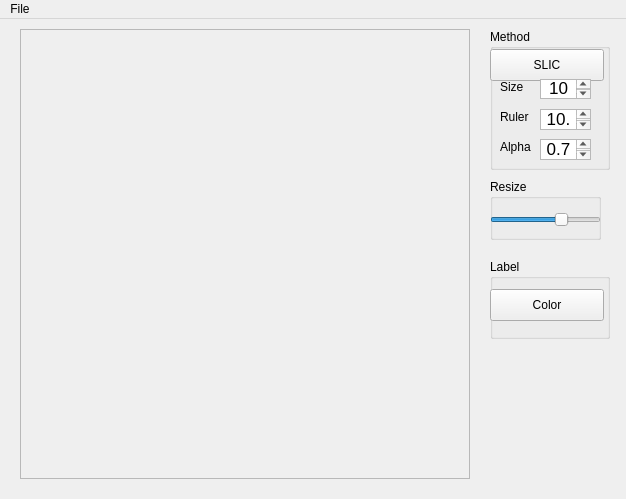
<?xml version="1.0" encoding="UTF-8"?>
<ui version="4.0">
 <class>MainWindow</class>
 <widget class="QMainWindow" name="MainWindow">
  <property name="geometry">
   <rect>
    <x>0</x>
    <y>0</y>
    <width>626</width>
    <height>499</height>
   </rect>
  </property>
  <property name="windowTitle">
   <string>MainWindow</string>
  </property>
  <widget class="QWidget" name="centralWidget">
   <widget class="QScrollArea" name="scrollImage">
    <property name="geometry">
     <rect>
      <x>20</x>
      <y>10</y>
      <width>450</width>
      <height>450</height>
     </rect>
    </property>
    <property name="widgetResizable">
     <bool>true</bool>
    </property>
    <widget class="QWidget" name="scrollAreaWidgetContents_2">
     <property name="geometry">
      <rect>
       <x>0</x>
       <y>0</y>
       <width>448</width>
       <height>448</height>
      </rect>
     </property>
    </widget>
   </widget>
   <widget class="QGroupBox" name="groupBox">
    <property name="geometry">
     <rect>
      <x>490</x>
      <y>10</y>
      <width>120</width>
      <height>141</height>
     </rect>
    </property>
    <property name="title">
     <string>Method</string>
    </property>
    <widget class="QPushButton" name="btnSLIC">
     <property name="geometry">
      <rect>
       <x>0</x>
       <y>20</y>
       <width>114</width>
       <height>32</height>
      </rect>
     </property>
     <property name="text">
      <string>SLIC</string>
     </property>
    </widget>
    <widget class="QTextEdit" name="textSize">
     <property name="geometry">
      <rect>
       <x>50</x>
       <y>50</y>
       <width>51</width>
       <height>20</height>
      </rect>
     </property>
     <property name="html">
      <string>&lt;!DOCTYPE HTML PUBLIC &quot;-//W3C//DTD HTML 4.0//EN&quot; &quot;http://www.w3.org/TR/REC-html40/strict.dtd&quot;&gt;
&lt;html&gt;&lt;head&gt;&lt;meta name=&quot;qrichtext&quot; content=&quot;1&quot; /&gt;&lt;style type=&quot;text/css&quot;&gt;
p, li { white-space: pre-wrap; }
&lt;/style&gt;&lt;/head&gt;&lt;body style=&quot; font-family:'.SF NS Text'; font-size:13pt; font-weight:400; font-style:normal;&quot;&gt;
&lt;p align=&quot;center&quot; style=&quot; margin-top:0px; margin-bottom:0px; margin-left:0px; margin-right:0px; -qt-block-indent:0; text-indent:0px;&quot;&gt;10&lt;/p&gt;&lt;/body&gt;&lt;/html&gt;</string>
     </property>
    </widget>
    <widget class="QLabel" name="label">
     <property name="geometry">
      <rect>
       <x>10</x>
       <y>50</y>
       <width>31</width>
       <height>16</height>
      </rect>
     </property>
     <property name="text">
      <string>Size</string>
     </property>
    </widget>
    <widget class="QLabel" name="ruler">
     <property name="geometry">
      <rect>
       <x>10</x>
       <y>80</y>
       <width>31</width>
       <height>16</height>
      </rect>
     </property>
     <property name="text">
      <string>Ruler</string>
     </property>
    </widget>
    <widget class="QTextEdit" name="textRuler">
     <property name="geometry">
      <rect>
       <x>50</x>
       <y>80</y>
       <width>51</width>
       <height>21</height>
      </rect>
     </property>
     <property name="html">
      <string>&lt;!DOCTYPE HTML PUBLIC &quot;-//W3C//DTD HTML 4.0//EN&quot; &quot;http://www.w3.org/TR/REC-html40/strict.dtd&quot;&gt;
&lt;html&gt;&lt;head&gt;&lt;meta name=&quot;qrichtext&quot; content=&quot;1&quot; /&gt;&lt;style type=&quot;text/css&quot;&gt;
p, li { white-space: pre-wrap; }
&lt;/style&gt;&lt;/head&gt;&lt;body style=&quot; font-family:'.SF NS Text'; font-size:13pt; font-weight:400; font-style:normal;&quot;&gt;
&lt;p align=&quot;center&quot; style=&quot; margin-top:0px; margin-bottom:0px; margin-left:0px; margin-right:0px; -qt-block-indent:0; text-indent:0px;&quot;&gt;10.0&lt;/p&gt;&lt;/body&gt;&lt;/html&gt;</string>
     </property>
    </widget>
    <widget class="QLabel" name="alpha">
     <property name="geometry">
      <rect>
       <x>10</x>
       <y>110</y>
       <width>41</width>
       <height>16</height>
      </rect>
     </property>
     <property name="text">
      <string>Alpha</string>
     </property>
    </widget>
    <widget class="QTextEdit" name="textAlpha">
     <property name="geometry">
      <rect>
       <x>50</x>
       <y>110</y>
       <width>51</width>
       <height>21</height>
      </rect>
     </property>
     <property name="html">
      <string>&lt;!DOCTYPE HTML PUBLIC &quot;-//W3C//DTD HTML 4.0//EN&quot; &quot;http://www.w3.org/TR/REC-html40/strict.dtd&quot;&gt;
&lt;html&gt;&lt;head&gt;&lt;meta name=&quot;qrichtext&quot; content=&quot;1&quot; /&gt;&lt;style type=&quot;text/css&quot;&gt;
p, li { white-space: pre-wrap; }
&lt;/style&gt;&lt;/head&gt;&lt;body style=&quot; font-family:'.SF NS Text'; font-size:13pt; font-weight:400; font-style:normal;&quot;&gt;
&lt;p align=&quot;center&quot; style=&quot; margin-top:0px; margin-bottom:0px; margin-left:0px; margin-right:0px; -qt-block-indent:0; text-indent:0px;&quot;&gt;0.7&lt;/p&gt;&lt;/body&gt;&lt;/html&gt;</string>
     </property>
    </widget>
   </widget>
   <widget class="QGroupBox" name="groupBox_2">
    <property name="geometry">
     <rect>
      <x>490</x>
      <y>160</y>
      <width>111</width>
      <height>61</height>
     </rect>
    </property>
    <property name="title">
     <string>Resize</string>
    </property>
    <widget class="QSlider" name="resizeSlider">
     <property name="geometry">
      <rect>
       <x>0</x>
       <y>30</y>
       <width>111</width>
       <height>21</height>
      </rect>
     </property>
     <property name="minimum">
      <number>-10</number>
     </property>
     <property name="maximum">
      <number>5</number>
     </property>
     <property name="orientation">
      <enum>Qt::Horizontal</enum>
     </property>
    </widget>
   </widget>
   <widget class="QGroupBox" name="groupBox_3">
    <property name="geometry">
     <rect>
      <x>490</x>
      <y>240</y>
      <width>120</width>
      <height>80</height>
     </rect>
    </property>
    <property name="title">
     <string>Label</string>
    </property>
    <widget class="QPushButton" name="btnColor">
     <property name="geometry">
      <rect>
       <x>0</x>
       <y>30</y>
       <width>114</width>
       <height>32</height>
      </rect>
     </property>
     <property name="text">
      <string>Color</string>
     </property>
    </widget>
   </widget>
  </widget>
  <widget class="QMenuBar" name="menuBar">
   <property name="geometry">
    <rect>
     <x>0</x>
     <y>0</y>
     <width>626</width>
     <height>22</height>
    </rect>
   </property>
   <widget class="QMenu" name="menuFile">
    <property name="title">
     <string>File</string>
    </property>
    <addaction name="actionOpen_Image"/>
    <addaction name="actionSave_Image"/>
    <addaction name="actionSave_Segmentation"/>
    <addaction name="actionLoad_Segmentation"/>
   </widget>
   <addaction name="menuFile"/>
  </widget>
  <action name="actionOpen_Image">
   <property name="text">
    <string>Open Image</string>
   </property>
  </action>
  <action name="actionSave_Segmentation">
   <property name="text">
    <string>Save Segmentation</string>
   </property>
  </action>
  <action name="actionLoad_Segmentation">
   <property name="text">
    <string>Load Segmentation</string>
   </property>
  </action>
  <action name="actionSave_Image">
   <property name="text">
    <string>Save Image</string>
   </property>
  </action>
 </widget>
 <layoutdefault spacing="6" margin="11"/>
 <resources/>
 <connections/>
</ui>
